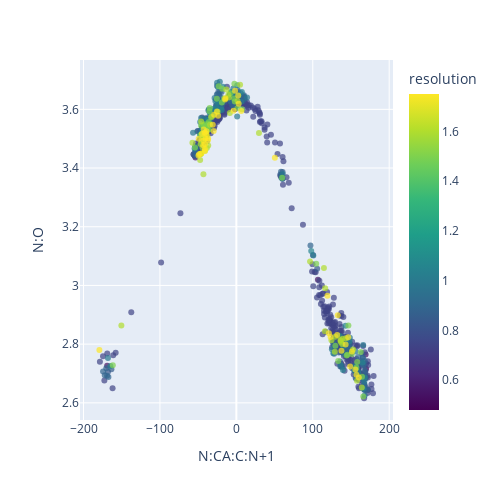

Notebook code cell kept with this figure:
### Code cell
# CELL 4
# Correlation 1
import plotly.express as px
import plotly.io as pio
x_ax = "N:CA:C:N+1"
y_ax = "N:O"
hue = "resolution"
df_geos.sort_values(by=["resolution"], inplace=True)
fig = px.scatter(df_geos, x=x_ax, y=y_ax, color=hue,title="",width=500, height=500, opacity=0.7,color_continuous_scale=px.colors.sequential.Viridis)
fig.show()

### Figure 1 — Plotly figure (JSON) as saved in the notebook; plotly's stock layout.template omitted (floating-point values rounded to 4 significant figures; data arrays with more than 128 entries replaced by an {"elided": "..."} marker saying what was removed)
{"data": [{"hovertemplate": "N:CA:C:N+1=%{x}<br>N:O=%{y}<br>resolution=%{marker.color}<extra></extra>", "legendgroup": "", "marker": {"color": {"elided": "910 float values"}, "coloraxis": "coloraxis", "opacity": 0.7, "symbol": "circle"}, "mode": "markers", "name": "", "orientation": "v", "showlegend": false, "type": "scatter", "x": {"elided": "910 float values"}, "xaxis": "x", "y": {"elided": "910 float values"}, "yaxis": "y"}], "layout": {"coloraxis": {"colorbar": {"title": {"text": "resolution"}}, "colorscale": [[0, "#440154"], [0.1111, "#482878"], [0.2222, "#3e4989"], [0.3333, "#31688e"], [0.4444, "#26828e"], [0.5556, "#1f9e89"], [0.6667, "#35b779"], [0.7778, "#6ece58"], [0.8889, "#b5de2b"], [1, "#fde725"]]}, "height": 500, "legend": {"tracegroupgap": 0}, "margin": {"t": 60}, "width": 500, "xaxis": {"anchor": "y", "domain": [0, 1], "title": {"text": "N:CA:C:N+1"}}, "yaxis": {"anchor": "x", "domain": [0, 1], "title": {"text": "N:O"}}}}
